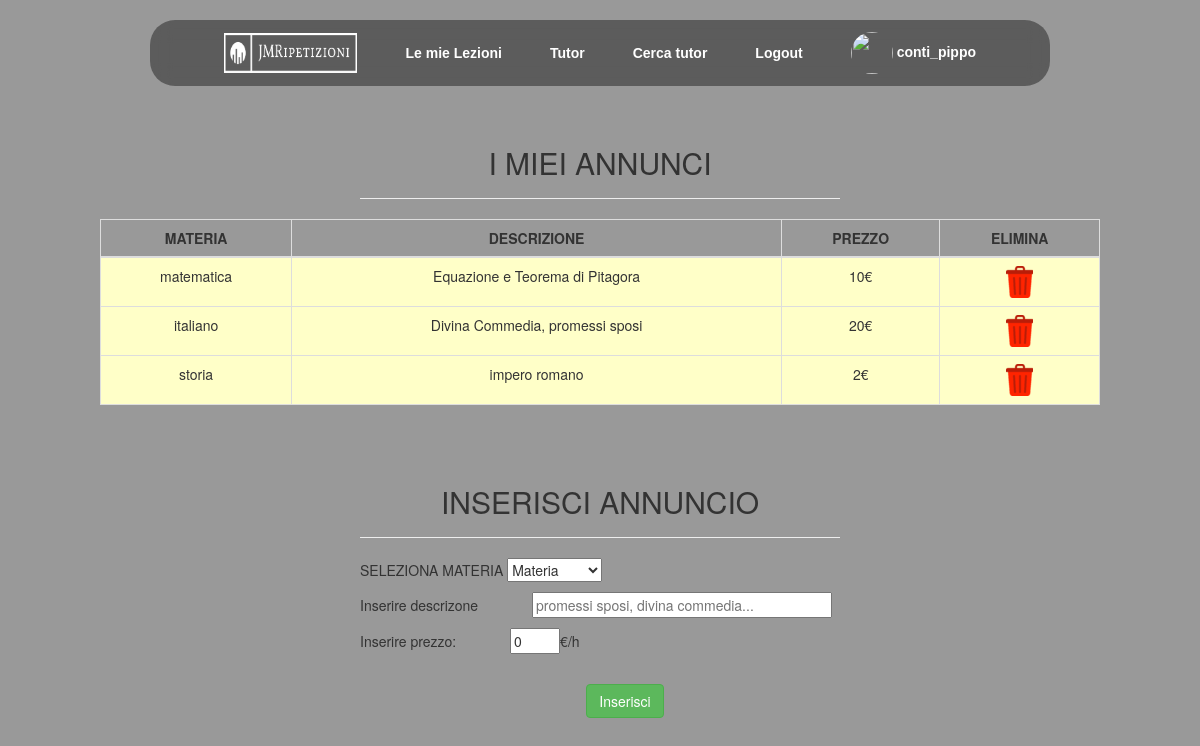
The page /DiventaTutor/istutor.php (signed in) on the database its author committed.
### tables this page shows
CREATE TABLE `materiatutor` (
  `id_ripetizione` int(4) NOT NULL,
  `idtutor` int(11) NOT NULL,
  `idmaterie` int(11) NOT NULL,
  `descrizione` varchar(250) DEFAULT NULL,
  `prezzi_ora` int(2) NOT NULL
);

CREATE TABLE `materie` (
  `id` int(11) NOT NULL,
  `materia` varchar(50) NOT NULL
);

### DiventaTutor/istutor.php (the view, shortened to what this page needs)
<!DOCTYPE html>
<html lang="en">
<head>
    <link rel="stylesheet" href="https://maxcdn.bootstrapcdn.com/bootstrap/3.3.7/css/bootstrap.css">
    <link rel="stylesheet" href="../Stylesheets/style.css">
</head>
<body>
    <?php
        include_once "../header/navbar.php";
        require_once '../Database/config.php';
    ?>
    <div class="wrapper">
        <div class="row">
            <div class="col-md-12">
                <div class="page-header clearfix">
                    <center>
                        <h2 class="">I MIEI ANNUNCI</h2>
                    </center>
                </div>
            </div>
        </div>
    </div>
    <?php
        $sql="SELECT * FROM tutor t LEFT JOIN materiatutor mt ON t.id_utente=mt.idtutor INNER JOIN materie m ON mt.idmaterie=m.id WHERE t.id_utente=?";
        if($stmt = mysqli_prepare($link,$sql)){
            mysqli_stmt_bind_param($stmt, "i", $param_id);
            if(mysqli_stmt_execute($stmt)){
                $result = mysqli_stmt_get_result($stmt);
                if(mysqli_num_rows($result) > 0){
                    echo "<center>";
                    echo "<table class='table table-bordered table-striped'>";
                    echo "<thead >";
                    echo "<tr >";
                        echo "<th style='text-align:center'>MATERIA</th>";
                        echo "<th style='text-align:center'>DESCRIZIONE</th>";
                        echo "<th style='text-align:center'>PREZZO</th>";
                        echo "<th style='text-align:center'>ELIMINA</th>";
                    echo "</tr>";
                echo "</thead>";
                echo "<tbody>";
                    while($row = mysqli_fetch_array($result)){
                        echo '<tr style="text-align:center ; background-color:rgb(255, 255, 200);">';
                            echo "<td>".$row['materia']."</td>";
                            echo "<td>".$row['descrizione']."</td>";
                            echo "<td>".$row['prezzi_ora']."€</td>";
                            $link_elimina="elimina.php?ID=".$row['id_ripetizione'];
                            echo "<td><a href='$link_elimina'><img src='../logo/delete.png'</a></td>";
                        echo "</tr>";
                    }
                 echo "</tbody>";
                    echo "</table></center>";
                } else {
                    echo "<p class='wrapper'><em>Non insegni nessuna materia</em></p>";
                }
            }
        }else{
            echo "errore in esecuzione";
        }
    ?>
    <div class="wrapper">
        <div class="page-header clearfix">
            <center>
                <h2 class="">INSERISCI ANNUNCIO</h2>
            </center>
        </div>
        <form action="<?php echo htmlspecialchars($_SERVER["PHP_SELF"]); ?>" method="post">
            <p>SELEZIONA MATERIA
                <select name="idmateria"
                    onchange="document.getElementById('selected_id').value=this.options[this.selectedIndex].text"
                    required>
                    <option disabled selected value>Materia</option>
                </select>
            <p>Inserire descrizone <input type="text" name="descrizione" style="width:300px;"placeholder="promessi sposi, divina commedia..." required></p>
            <p>Inserire prezzo: <input type="number" style='width:50px' name="prezzo" value="0" required>€/h
            </p>
            <br>
            <center><input type="submit" value="Inserisci" class="btn btn-success"></center>
        </form>
    </div>
</body>
</html>

### Stylesheets/style.css (style rules this page uses)
body { height: 100vh; margin: 0; background-color: rgba(0, 0, 0, 0.4); background-repeat: no-repeat; background-attachment: fixed; background-position: center; display: flex; flex-flow:column; justify-content: flex-start; }
a { color: white; text-decoration: none; font-weight: bold; }

### DiventaTutor/istutor.php (style rules this page uses)
.wrapper { width: 40%; margin: 0 auto; }
.table { width: 1000px; }
input { margin-left: 50px; }

### rows shown on the page
materiatutor: idmaterie.materia "matematica", descrizione "Equazione e Teorema di Pitagora", prezzi_ora "10"
materiatutor: idmaterie.materia "italiano", descrizione "Divina Commedia, promessi sposi", prezzi_ora "20"
materiatutor: idmaterie.materia "storia", descrizione "impero romano", prezzi_ora "2"

### other values the page prints
$_SESSION['uname'] "conti_pippo"
